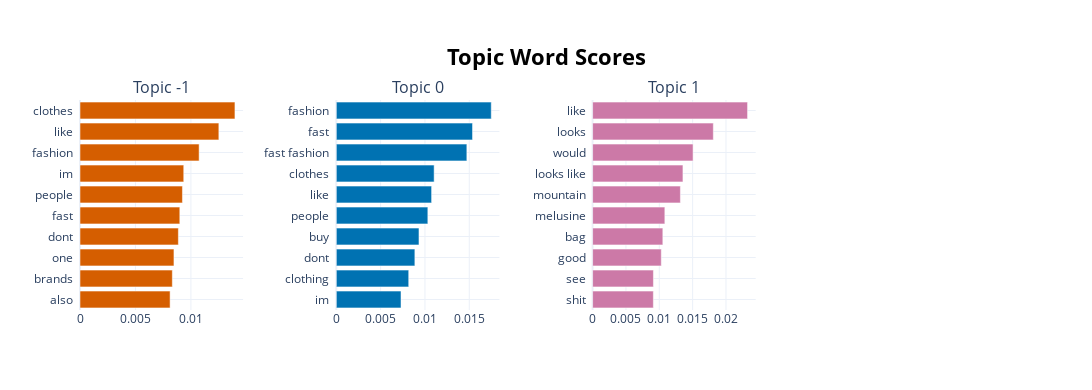

Notebook cell for this chart:
### Code cell
visualize_barchart(model, n_words=10, top_n_topics=3, height=300, width=300)

### Figure 1 — Plotly figure (JSON) as saved in the notebook; plotly's stock layout.template omitted (floating-point values rounded to 4 significant figures)
{"data": [{"marker": {"color": "#D55E00"}, "orientation": "h", "type": "bar", "x": [0.008124, 0.008325, 0.008472, 0.008869, 0.009, 0.009236, 0.009354, 0.01074, 0.01252, 0.01397], "xaxis": "x", "y": ["also  ", "brands  ", "one  ", "dont  ", "fast  ", "people  ", "im  ", "fashion  ", "like  ", "clothes  "], "yaxis": "y"}, {"marker": {"color": "#0072B2"}, "orientation": "h", "type": "bar", "x": [0.007299, 0.008169, 0.008863, 0.009327, 0.01033, 0.01075, 0.01104, 0.01473, 0.01537, 0.01748], "xaxis": "x2", "y": ["im  ", "clothing  ", "dont  ", "buy  ", "people  ", "like  ", "clothes  ", "fast fashion  ", "fast  ", "fashion  "], "yaxis": "y2"}, {"marker": {"color": "#CC79A7"}, "orientation": "h", "type": "bar", "x": [0.009109, 0.009117, 0.0103, 0.01053, 0.01083, 0.01316, 0.01354, 0.01506, 0.0181, 0.02323], "xaxis": "x3", "y": ["shit  ", "see  ", "good  ", "bag  ", "melusine  ", "mountain  ", "looks like  ", "would  ", "looks  ", "like  "], "yaxis": "y3"}], "layout": {"annotations": [{"font": {"size": 16}, "showarrow": false, "text": "Topic -1", "x": 0.0875, "xanchor": "center", "xref": "paper", "y": 1, "yanchor": "bottom", "yref": "paper"}, {"font": {"size": 16}, "showarrow": false, "text": "Topic 0", "x": 0.3625, "xanchor": "center", "xref": "paper", "y": 1, "yanchor": "bottom", "yref": "paper"}, {"font": {"size": 16}, "showarrow": false, "text": "Topic 1", "x": 0.6375, "xanchor": "center", "xref": "paper", "y": 1, "yanchor": "bottom", "yref": "paper"}], "height": 390, "hoverlabel": {"bgcolor": "white", "font": {"family": "Rockwell", "size": 16}}, "showlegend": false, "title": {"font": {"color": "Black", "size": 22}, "text": "<b>Topic Word Scores</b>", "x": 0.5, "xanchor": "center", "yanchor": "top"}, "width": 1200, "xaxis": {"anchor": "y", "domain": [0, 0.175], "showgrid": true}, "xaxis2": {"anchor": "y2", "domain": [0.275, 0.45], "showgrid": true}, "xaxis3": {"anchor": "y3", "domain": [0.55, 0.725], "showgrid": true}, "xaxis4": {"anchor": "y4", "domain": [0.825, 1], "showgrid": true}, "yaxis": {"anchor": "x", "domain": [0, 1], "showgrid": true}, "yaxis2": {"anchor": "x2", "domain": [0, 1], "showgrid": true}, "yaxis3": {"anchor": "x3", "domain": [0, 1], "showgrid": true}, "yaxis4": {"anchor": "x4", "domain": [0, 1], "showgrid": true}}}
